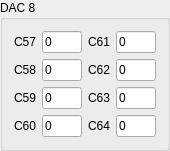
       <widget class="QGroupBox" name="groupBox_14">
        <property name="geometry">
         <rect>
          <x>341</x>
          <y>253</y>
          <width>160</width>
          <height>135</height>
         </rect>
        </property>
        <property name="maximumSize">
         <size>
          <width>170</width>
          <height>150</height>
         </size>
        </property>
        <property name="title">
         <string>DAC 8</string>
        </property>
        <layout class="QGridLayout" name="gridLayout_30">
         <item row="0" column="1" colspan="2">
          <layout class="QVBoxLayout" name="verticalLayout_11">
           <item>
            <layout class="QGridLayout" name="gridLayout_31">
             <item row="1" column="0">
              <widget class="QLabel" name="label_76">
               <property name="text">
                <string>C58</string>
               </property>
              </widget>
             </item>
             <item row="2" column="0">
              <widget class="QLabel" name="label_77">
               <property name="text">
                <string>C59</string>
               </property>
              </widget>
             </item>
             <item row="3" column="0">
              <widget class="QLabel" name="label_78">
               <property name="text">
                <string>C60</string>
               </property>
              </widget>
             </item>
             <item row="0" column="1">
              <widget class="QLineEdit" name="dac08channel57">
               <property name="sizePolicy">
                <sizepolicy hsizetype="Fixed" vsizetype="Fixed">
                 <horstretch>0</horstretch>
                 <verstretch>0</verstretch>
                </sizepolicy>
               </property>
               <property name="maximumSize">
                <size>
                 <width>40</width>
                 <height>16777215</height>
                </size>
               </property>
               <property name="text">
                <string>0</string>
               </property>
              </widget>
             </item>
             <item row="1" column="1">
              <widget class="QLineEdit" name="dac08channel58">
               <property name="sizePolicy">
                <sizepolicy hsizetype="Fixed" vsizetype="Fixed">
                 <horstretch>0</horstretch>
                 <verstretch>0</verstretch>
                </sizepolicy>
               </property>
               <property name="maximumSize">
                <size>
                 <width>40</width>
                 <height>16777215</height>
                </size>
               </property>
               <property name="text">
                <string>0</string>
               </property>
              </widget>
             </item>
             <item row="2" column="1">
              <widget class="QLineEdit" name="dac08channel59">
               <property name="sizePolicy">
                <sizepolicy hsizetype="Fixed" vsizetype="Fixed">
                 <horstretch>0</horstretch>
                 <verstretch>0</verstretch>
                </sizepolicy>
               </property>
               <property name="maximumSize">
                <size>
                 <width>40</width>
                 <height>16777215</height>
                </size>
               </property>
               <property name="text">
                <string>0</string>
               </property>
              </widget>
             </item>
             <item row="3" column="1">
              <widget class="QLineEdit" name="dac08channel60">
               <property name="sizePolicy">
                <sizepolicy hsizetype="Fixed" vsizetype="Fixed">
                 <horstretch>0</horstretch>
                 <verstretch>0</verstretch>
                </sizepolicy>
               </property>
               <property name="maximumSize">
                <size>
                 <width>40</width>
                 <height>16777215</height>
                </size>
               </property>
               <property name="text">
                <string>0</string>
               </property>
              </widget>
             </item>
             <item row="0" column="2">
              <widget class="QLabel" name="label_79">
               <property name="text">
                <string>C61</string>
               </property>
              </widget>
             </item>
             <item row="1" column="2">
              <widget class="QLabel" name="label_80">
               <property name="text">
                <string>C62</string>
               </property>
              </widget>
             </item>
             <item row="2" column="2">
              <widget class="QLabel" name="label_81">
               <property name="text">
                <string>C63</string>
               </property>
              </widget>
             </item>
             <item row="3" column="2">
              <widget class="QLabel" name="label_82">
               <property name="text">
                <string>C64</string>
               </property>
              </widget>
             </item>
             <item row="0" column="3">
              <widget class="QLineEdit" name="dac08channel61">
               <property name="sizePolicy">
                <sizepolicy hsizetype="Fixed" vsizetype="Fixed">
                 <horstretch>0</horstretch>
                 <verstretch>0</verstretch>
                </sizepolicy>
               </property>
               <property name="maximumSize">
                <size>
                 <width>40</width>
                 <height>16777215</height>
                </size>
               </property>
               <property name="text">
                <string>0</string>
               </property>
              </widget>
             </item>
             <item row="1" column="3">
              <widget class="QLineEdit" name="dac08channel62">
               <property name="sizePolicy">
                <sizepolicy hsizetype="Fixed" vsizetype="Fixed">
                 <horstretch>0</horstretch>
                 <verstretch>0</verstretch>
                </sizepolicy>
               </property>
               <property name="maximumSize">
                <size>
                 <width>40</width>
                 <height>16777215</height>
                </size>
               </property>
               <property name="text">
                <string>0</string>
               </property>
              </widget>
             </item>
             <item row="2" column="3">
              <widget class="QLineEdit" name="dac08channel63">
               <property name="sizePolicy">
                <sizepolicy hsizetype="Fixed" vsizetype="Fixed">
                 <horstretch>0</horstretch>
                 <verstretch>0</verstretch>
                </sizepolicy>
               </property>
               <property name="maximumSize">
                <size>
                 <width>40</width>
                 <height>16777215</height>
                </size>
               </property>
               <property name="text">
                <string>0</string>
               </property>
              </widget>
             </item>
             <item row="3" column="3">
              <widget class="QLineEdit" name="dac08channel64">
               <property name="sizePolicy">
                <sizepolicy hsizetype="Fixed" vsizetype="Fixed">
                 <horstretch>0</horstretch>
                 <verstretch>0</verstretch>
                </sizepolicy>
               </property>
               <property name="maximumSize">
                <size>
                 <width>40</width>
                 <height>16777215</height>
                </size>
               </property>
               <property name="text">
                <string>0</string>
               </property>
              </widget>
             </item>
             <item row="0" column="0">
              <widget class="QLabel" name="label_83">
               <property name="text">
                <string>C57</string>
               </property>
              </widget>
             </item>
            </layout>
           </item>
          </layout>
         </item>
        </layout>
       </widget>
